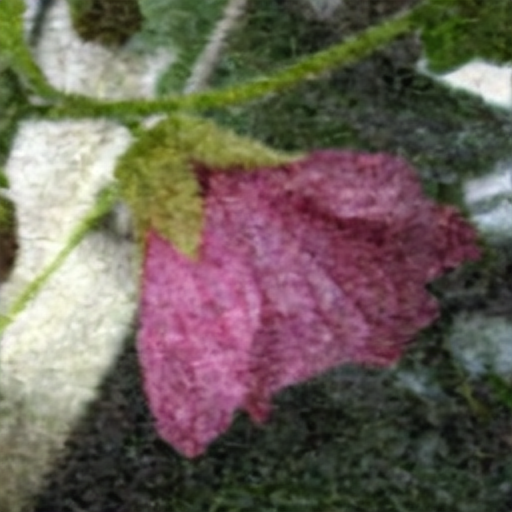
#> input picture figures/felt/stage2_felt_mallow.png, 512 x 512 px, found by its file name
$ python add_frame.py
#> lines starting #> are read from the running program, lines starting #| are printed output that depends on the picture
from PIL import Image, ImageOps, ImageDraw, ImageFilter
import os


def add_canvas_frame(
    input_path="img.png",
    output_path="framed_artwork.jpg",
    canvas_size=60,
    inner_line_margin=10,
    shadow_offset=12,
    background_color=(245, 245, 240),
):
    """
    Add a clean white canvas-style border to an image and save as JPG.

    Parameters:
        input_path (str): Input PNG image path.
        output_path (str): Output JPG image path.
        canvas_size (int): Thickness of the white border.
        inner_line_margin (int): Margin for subtle inner outline.
        shadow_offset (int): Drop shadow offset.
        background_color (tuple): Background color behind the artwork.
    """
#> called with input_path = 'figures\\felt\\stage2_felt_mallow.png', output_path = 'social_media_images\\felt_mallow.jpg', canvas_size = 26, inner_line_margin = 8, shadow_offset = 3, background_color = (245, 245, 240)

    if not os.path.exists(input_path):
        raise FileNotFoundError(f"Input file not found: {input_path}")

    # Load image
    img = Image.open(input_path).convert("RGB")
#> img is the input picture: PIL image 512x512 RGB; mean R, G, B 106.7, 96.4, 87.3

    # Add white canvas border
    framed = ImageOps.expand(img, border=canvas_size, fill=(250, 250, 247))
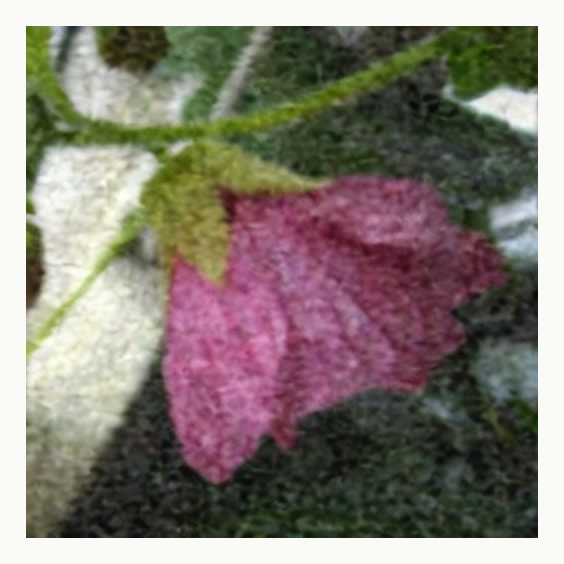
#> framed: PIL image 564x564 RGB; mean R, G, B 131.9, 123.4, 115.4
    fw, fh = framed.size
#> fw = 564; fh = 564

    # Add subtle inner outline for a mounted-art look
    draw = ImageDraw.Draw(framed)
    m = inner_line_margin
    draw.rectangle(
        [m, m, fw - m - 1, fh - m - 1],
        outline=(220, 220, 215),
        width=2,
    )

    # Prepare background canvas
    pad = 10
    canvas_w = fw + shadow_offset * 2 + pad * 2
#> canvas_w = 590
    canvas_h = fh + shadow_offset * 2 + pad * 2
#> canvas_h = 590
    background = Image.new("RGB", (canvas_w, canvas_h), background_color)
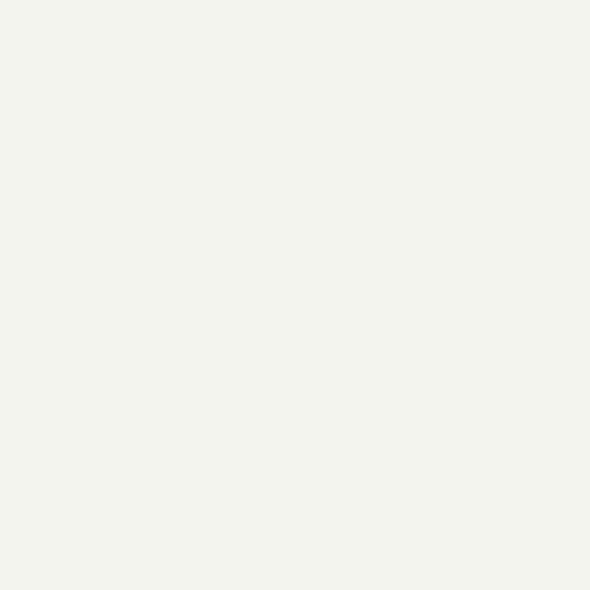
#> background: PIL image 590x590 RGB; mean R, G, B 245, 245, 240

    # Create shadow
    shadow = Image.new("RGBA", (canvas_w, canvas_h), (0, 0, 0, 0))
#> shadow: PIL image 590x590 RGBA; every value is 0
    shadow_draw = ImageDraw.Draw(shadow)

    pos_x = pad
    pos_y = pad

    shadow_draw.rectangle(
        [
            pos_x + shadow_offset,
            pos_y + shadow_offset,
            pos_x + fw + shadow_offset,
            pos_y + fh + shadow_offset,
        ],
        fill=(0, 0, 0, 80),
    )
    shadow = shadow.filter(ImageFilter.GaussianBlur(14))
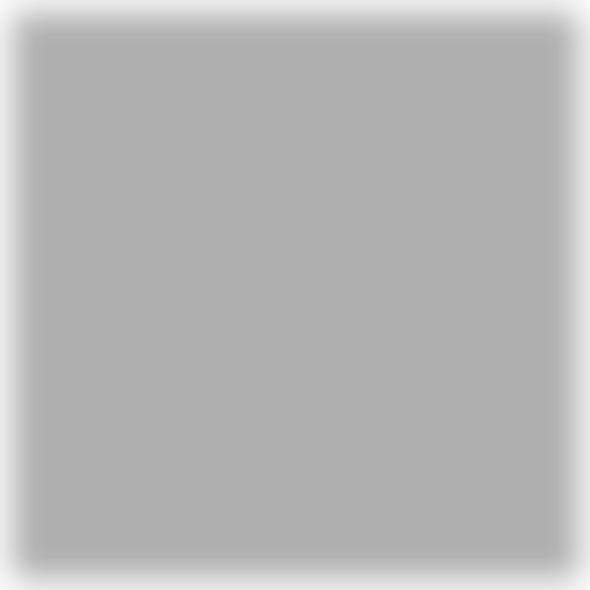
#> shadow: PIL image 590x590 RGBA; mean R, G, B, A 0, 0, 0, 72.9; transparent parts drawn white

    # Composite all layers
    result = background.convert("RGBA")
    result.alpha_composite(shadow)
    result.alpha_composite(framed.convert("RGBA"), (pos_x, pos_y))
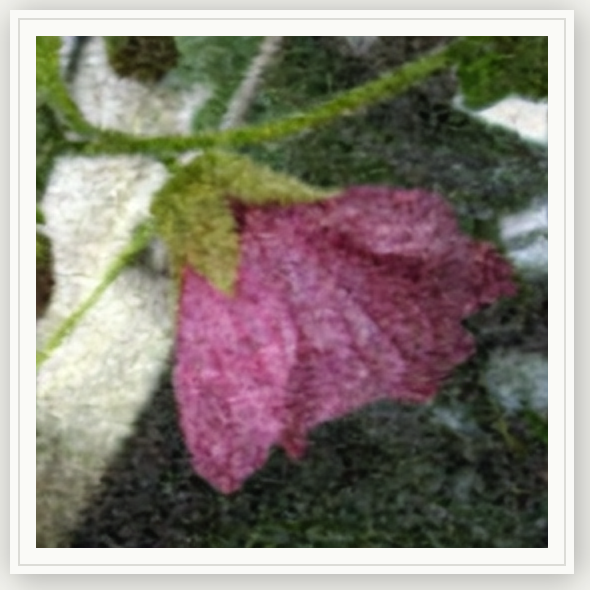
#> result: PIL image 590x590 RGBA; mean R, G, B, A 138.7, 131, 123.2, 255

    # Save as JPG
    result = result.convert("RGB")
#> result: PIL image 590x590 RGB
    result.save(output_path, "JPEG", quality=95)

    print(f"Saved to: {output_path}")


if __name__ == "__main__":
    add_canvas_frame(
        input_path="figures\\felt\\stage2_felt_mallow.png",
        output_path="social_media_images\\felt_mallow.jpg",
        canvas_size=26,
        inner_line_margin=8,
        shadow_offset=3,
    )

$ run again, with figures/felt/stage2_felt_bee-balm.png copied over figures/felt/stage2_felt_mallow.png
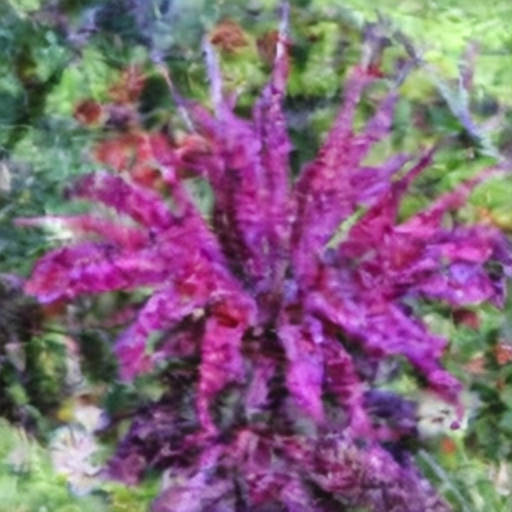
#> input picture figures/felt/stage2_felt_bee-balm.png, 512 x 512 px, found by its file name
#> in add_canvas_frame, img is the input picture: PIL image 512x512 RGB; mean R, G, B 130.9, 102.7, 123.2
#> in add_canvas_frame, `framed = ImageOps.expand(img, border=canvas_size, fill=(250, 250, 247))`:
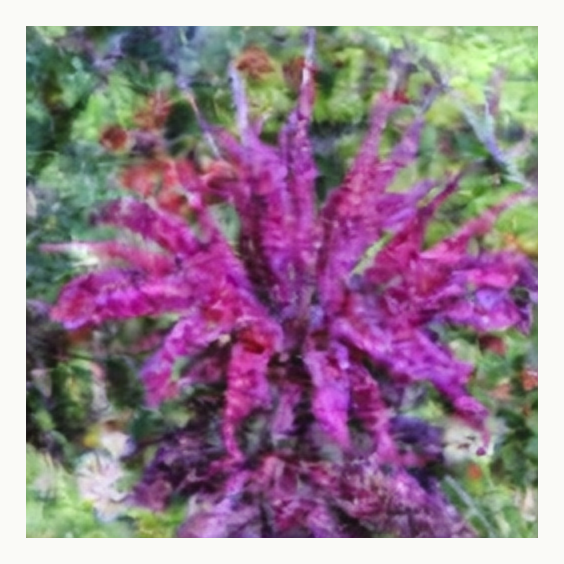
#> framed: PIL image 564x564 RGB; mean R, G, B 151.9, 128.6, 145
#> in add_canvas_frame, `result.alpha_composite(framed.convert("RGBA"), (pos_x, pos_y))`:
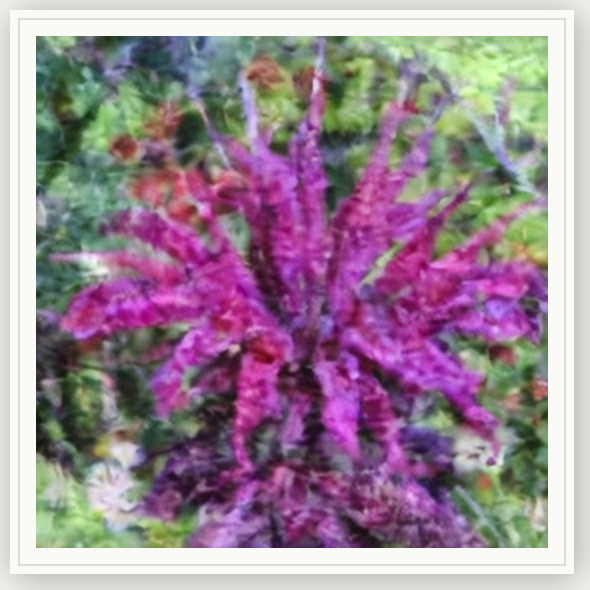
#> result: PIL image 590x590 RGBA; mean R, G, B, A 157, 135.7, 150.3, 255

$ run again, with figures/felt/stage2_felt_camellia.png copied over figures/felt/stage2_felt_mallow.png
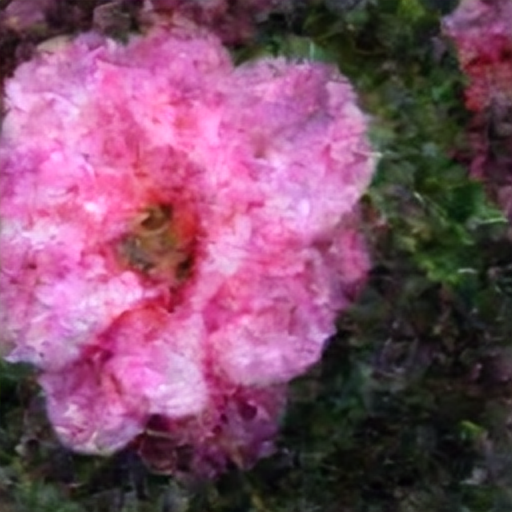
#> input picture figures/felt/stage2_felt_camellia.png, 512 x 512 px, found by its file name
#> in add_canvas_frame, img is the input picture: PIL image 512x512 RGB; mean R, G, B 126.3, 77.3, 104.3
#> in add_canvas_frame, `framed = ImageOps.expand(img, border=canvas_size, fill=(250, 250, 247))`:
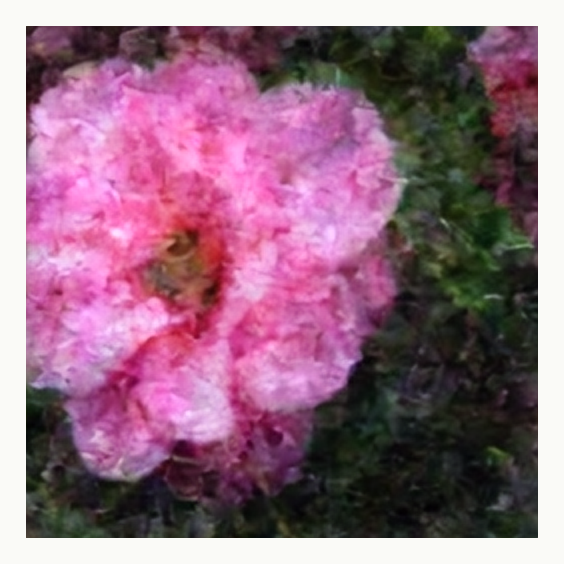
#> framed: PIL image 564x564 RGB; mean R, G, B 148.1, 107.7, 129.4
#> in add_canvas_frame, `result.alpha_composite(framed.convert("RGBA"), (pos_x, pos_y))`:
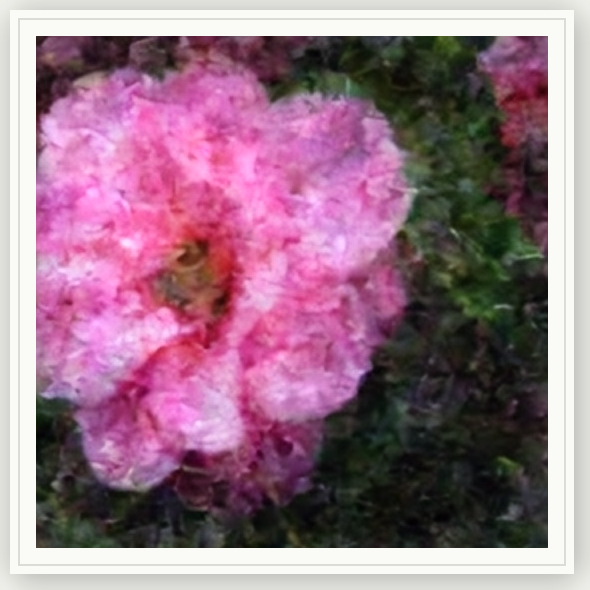
#> result: PIL image 590x590 RGBA; mean R, G, B, A 153.5, 116.6, 136, 255

$ run again, with figures/felt/stage2_felt_common-dandelion.png copied over figures/felt/stage2_felt_mallow.png
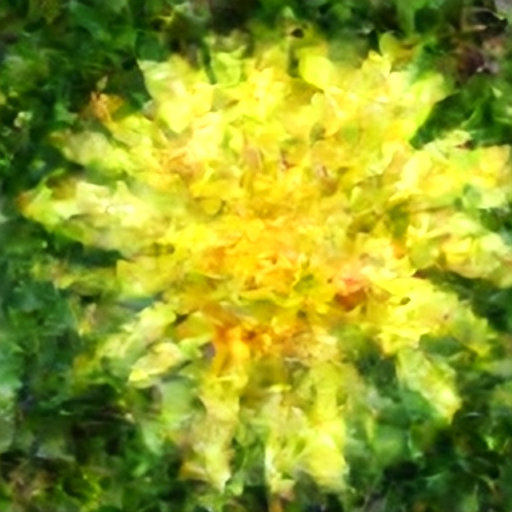
#> input picture figures/felt/stage2_felt_common-dandelion.png, 512 x 512 px, found by its file name
#> in add_canvas_frame, img is the input picture: PIL image 512x512 RGB; mean R, G, B 144, 157.1, 39.6
#> in add_canvas_frame, `framed = ImageOps.expand(img, border=canvas_size, fill=(250, 250, 247))`:
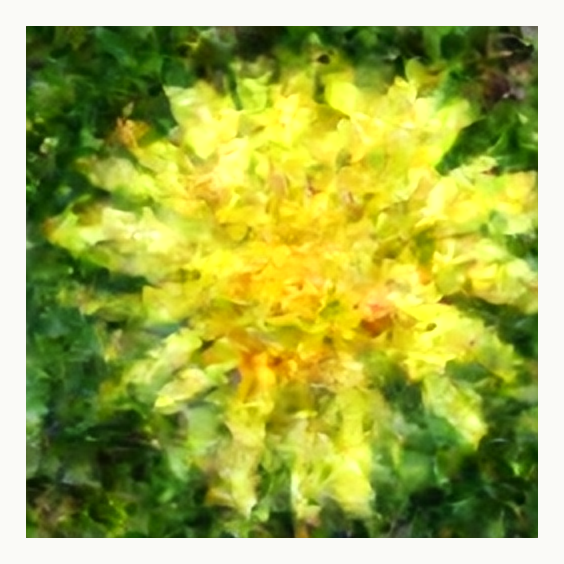
#> framed: PIL image 564x564 RGB; mean R, G, B 162.7, 173.4, 76.1
#> in add_canvas_frame, `result.alpha_composite(framed.convert("RGBA"), (pos_x, pos_y))`:
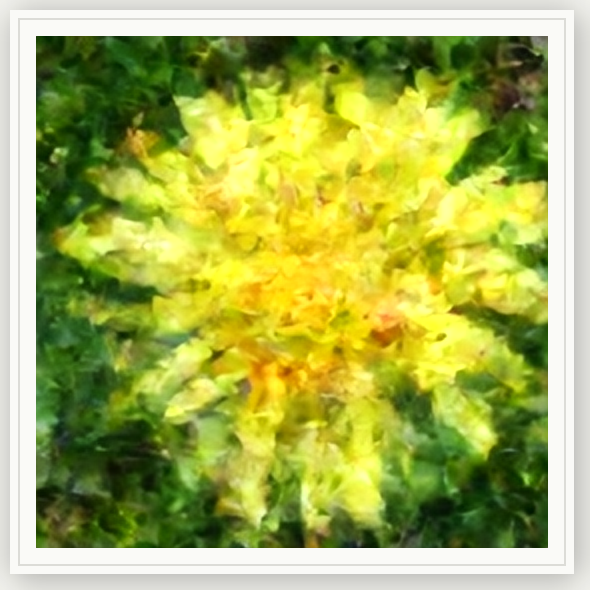
#> result: PIL image 590x590 RGBA; mean R, G, B, A 166.8, 176.7, 87.3, 255
